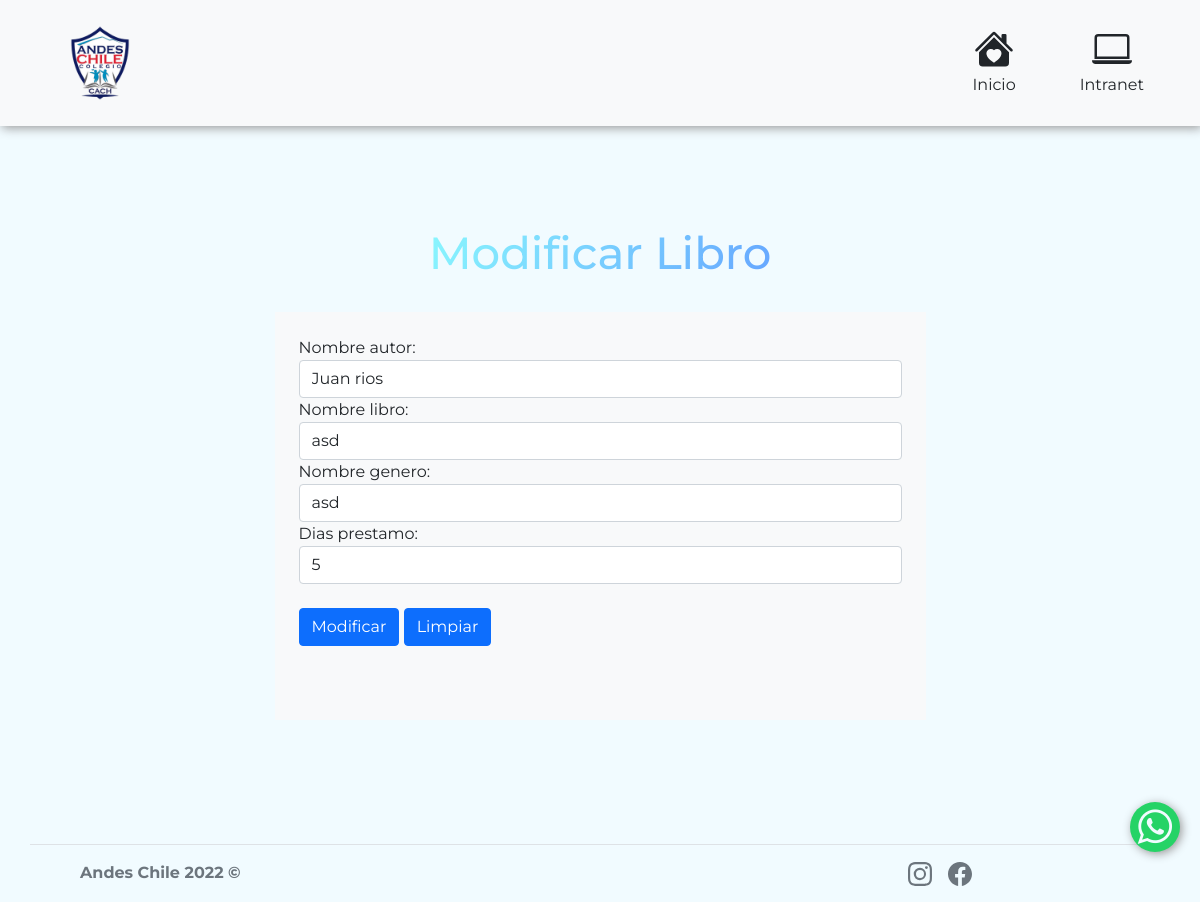
/biblioteca/modificarLibro/4, run on an earlier commit of the app's database.
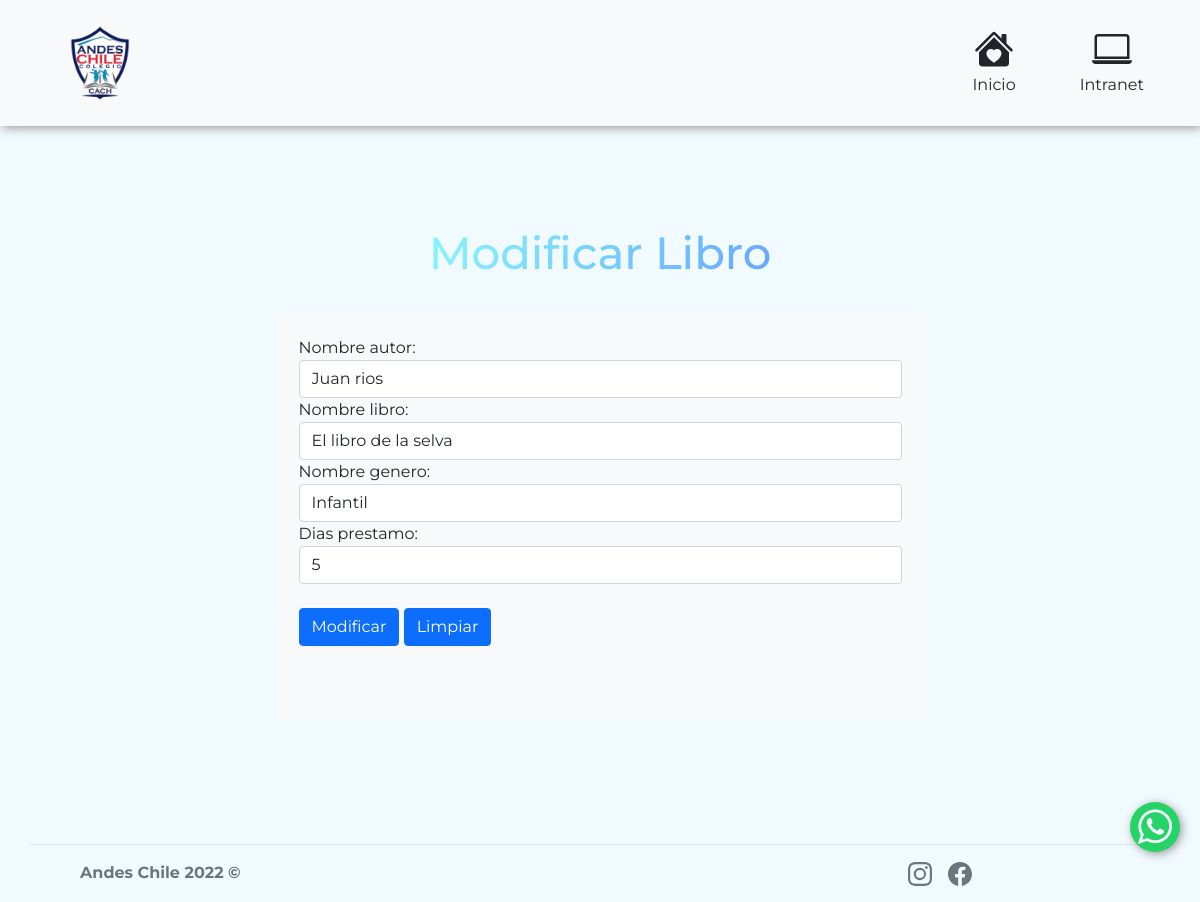
And on a later commit of the database.
### rest_taller/models.py (models this page shows, shortened)
class Libro(models.Model):
    sku = models.AutoField(primary_key=True, verbose_name='id')
    autor = models.CharField(max_length=100,null=True, verbose_name='Nombre autor')
    nombreLibro = models.CharField(max_length=100,null=True, verbose_name='Nombre libro')
    genero = models.CharField( max_length=50,verbose_name='Nombre genero')
    dias =  models.IntegerField(verbose_name='Dias prestamo')

### biblioteca/views.py (the view, shortened to what this page needs)
# urls.py: path('modificarLibro/<id>',modificarLibro,name="modificarLibro"),
def modificarLibro(request,id):
    book = Libro.objects.get(sku=id)
    datos={
        'formLibro':LibroForm(instance=book)
    }
    return render(request,'biblioteca/modificar_libro.html',datos)

### biblioteca/forms.py
class LibroForm(ModelForm):
    class Meta:
        model = Libro
        fields = ['sku','autor','nombreLibro','genero','dias']
    def __init__(self, *args, **kwargs):
        super(LibroForm, self).__init__(*args, **kwargs)
        for visible in self.visible_fields():
            visible.field.widget.attrs['class'] = 'form-control'

### biblioteca/templates/biblioteca/modificar_libro.html (shortened to what this page needs)
<!DOCTYPE html>
<html lang="es">
<head>
    {% load static %}
    <link rel="stylesheet" href="https://cdn.jsdelivr.net/npm/bootstrap-icons@1.7.2/font/bootstrap-icons.css">
    <link rel="stylesheet" href="https://stackpath.bootstrapcdn.com/font-awesome/4.7.0/css/font-awesome.min.css">
    <link href="{% static 'equipo/css/bootstrap.min.css'%}" rel="stylesheet">
    <link rel="stylesheet" href="{% static 'equipo/css/style.css'%}">
    <link rel="stylesheet" href="{% static 'equipo/css/styleAPI.css'%}">
</head>
<body>
    <nav id="navegador" class="navbar navbar-expand-lg navbar-light bg-light fixed-top col-12">
        <a class="navbar-brand" href="#"><img src="{% static 'equipo/img/logo.png'%}" width="100" height="100" alt="..."> </a>
        <div class="collapse navbar-collapse" id="navbarSupportedContent">
            <ul class="navbar-nav ms-auto mb-2 mb-lg-0 bg-light">
                <li class="nav-item align-items-center text-center">
                    <a href="{% url 'index' %}" class="nav-link text-dark">
                        Inicio
                    </a>
                </li>
                <li class="nav-item align-items-center text-center px-5">
                    <a href="{% url 'loginGoogle' %}" class="nav-link text-dark">
                          Intranet
                    </a>
                </li>
            </ul>
        </div>
    </nav>
    <section id="Comunidad" class="container align-items-center section-padding">
        <h2 class="text-center"><span class="h2Comunidad">Modificar Libro</span></h2>
        <div class="container-fluid align-items-center ">
            <div class="col-md-12 col-lg-7 p-0 pt-4 pb-4 m-auto">
                <form action="" method="POST" id="formulario" class="bg-light p-4 m-auto">
                    <div class="form">
                        {{formLibro}}
                        <br>
                    </div>
                    <input  type="submit" class="btn btn-primary" id="Modificar" value="Modificar">
                    <input type="reset" class="btn btn-primary" id="limpia" value="Limpiar">
                    <div id="exito" class="alert alert-succes" role="alert">
                    </div>
                </form>
            </div>
    </section>
    <footer class="container d-flex flex-wrap justify-content-between align-items-center py-3 border-top ">
        <div class="col-md-4 d-flex align-items-center ">
            <a href="/ " class="mb-3 me-2 mb-md-0 text-muted text-decoration-none lh-1">
                <svg class="bi" width="30" height="24">
                    <use xlink:href="#bootstrap"></use>
                </svg>
            </a>
            <span class="text-muted"><strong>Andes Chile 2022 &copy;</strong></span>
        </div>
        <ul class="nav col-md-4 justify-content-end ">
            <li class="ms-3">
                <a class="text-muted" href="https://www.instagram.com/cach.colegioandeschile/">
                </a>
            </li>
            <li class="ms-3"><a class="text-muted" href="https://www.facebook.com/colegioandeschile"></a></li>
        </ul>
        <div class="btn-float">
            <a href="https://wa.me/56949147149?text=Hola,%20estoy%20busca%20de%20información,%20mi%20consulta%20es%20la%20siguiente:" class="whatsapp" target="_blank"><i class="fa fa-whatsapp whatsapp-icon"></i></a>
        </div>
    </footer>
</body>
</html>

What changed in the data, as far as the page shows it:
changed Libro "Juan rios": nombreLibro "asd" → "El libro de la selva"; genero "asd" → "Infantil"
